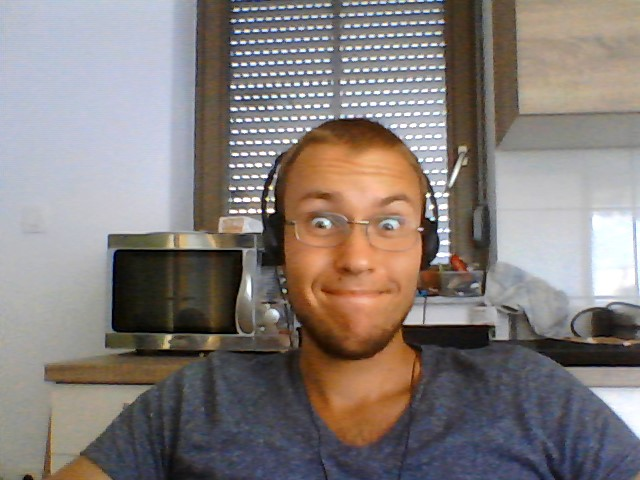
#> input picture Image_processing/images/face.jpg, 640 x 480 px
$ jupyter execute --allow-errors Image_processing_notes.ipynb   (older library calls are emulated)
#> lines starting #> are read from the running program, lines starting #| are printed output that depends on the picture; after the words box and inside, x2 and y2 are one past the last pixel; in counts of white or black regions, pixels touching at a corner belong together
### Intro

[cell 1]
import numpy as np
import matplotlib.pyplot as plt
import cv2

img = cv2.imread('images/face.jpg',cv2.IMREAD_GRAYSCALE)
#> img: shape (480, 640); min 0, max 255, mean 127.4
                            #.IMREAD_COLOR, UNCHANGED
cv2.imshow('image',img)
cv2.waitKey(0)
cv2.destroyAllWindows()


plt.imshow(img, cmap = 'gray', interpolation = 'bicubic')
#plt.xticks([]), plt.yticks([])  # to hide tick values on X and Y axis
plt.plot([200,300,400],[100,200,300],'c', linewidth=5)
plt.show()
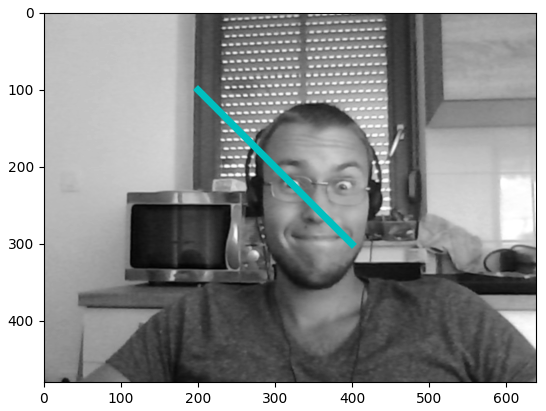
#> figure drawn by matplotlib, 1 panel

### Video capture

[cell 2]
cap = cv2.VideoCapture(0)

#saving the video
fourcc = cv2.VideoWriter_fourcc(*'XVID') #kodex for saving
out = cv2.VideoWriter('output.avi',fourcc, 20.0, (640,480))

#> (the rest of this cell did not finish here and is left out)

### Drawing

[cell 3]
img = cv2.imread('images/face.jpg',cv2.IMREAD_COLOR)
#> img is the input picture: shape (480, 640, 3); mean B, G, R 122.2, 125.3, 133.5

cv2.line(img,(0,0),(150,150),(255,255,255),15)
#       where, start, stop, color, width
cv2.rectangle(img,(15,25),(200,150),(0,0,255),10)
# circle

pts = np.array([[100,50],[200,300],[700,200],[500,100]], np.int32)
pts = pts.reshape((-1,1,2)) #shape of array
cv2.polylines(img, [pts], True, (0,255,255), 3)

# tekst
font = cv2.FONT_HERSHEY_SIMPLEX
cv2.putText(img,'OpenCV Tuts!',(10,500), font, 6, (200,255,155), 13, cv2.LINE_AA)
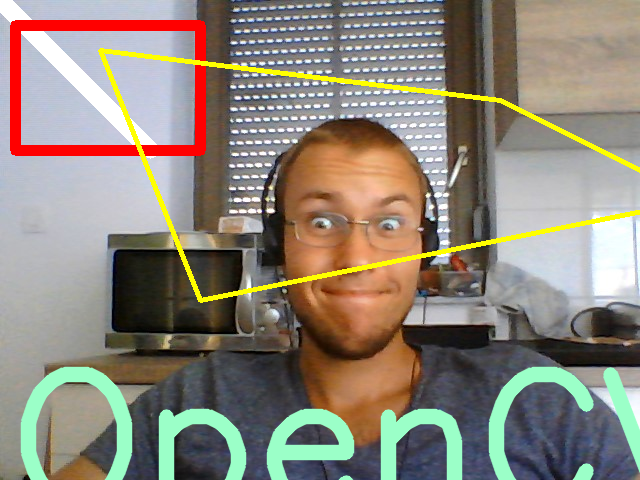
#> img: shape (480, 640, 3); mean B, G, R 121.9, 134.1, 141.9

cv2.imshow('image',img)
cv2.waitKey(0)
cv2.destroyAllWindows()

### Basic image operations

[cell 4]
img = cv2.imread('images/face.jpg',cv2.IMREAD_COLOR)

Reference a pixel and change the colour:

[cell 5]
px = img[55,55]
#> px = [217, 196, 188]

#change the value of BGR
img[55,55] = [255,255,255]
#> img: shape (480, 640, 3); under 0.01% of pixels changed, all inside (x1, y1, x2, y2) = (55, 55, 56, 56)
px = img[55,55]
#> px = [255, 255, 255]
print(px) #prints the color of a pixel
#| [255 255 255]

[cell 6]
# region of image
roi = img[100:1050,100:1000]
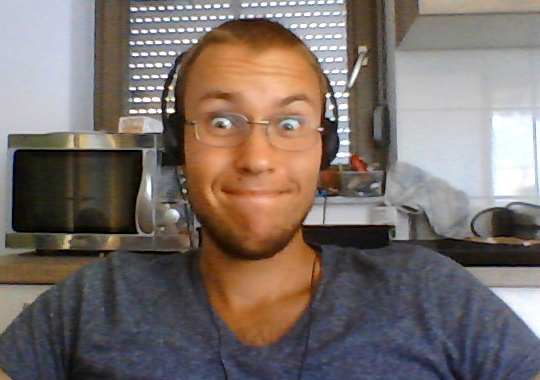
#> roi: shape (380, 540, 3); mean B, G, R 105.8, 110.8, 122.1
img[100:1005,100:1000] = [255,255,255]

[cell 7]
# copy and paste a region
watch_face = img[37:111,107:194]
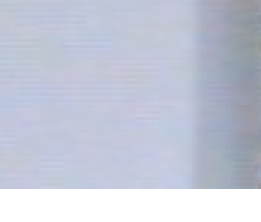
#> watch_face: shape (74, 87, 3) (shown 3 times larger); mean B, G, R 215.7, 200.2, 195.3
img[0:74,0:87] = watch_face
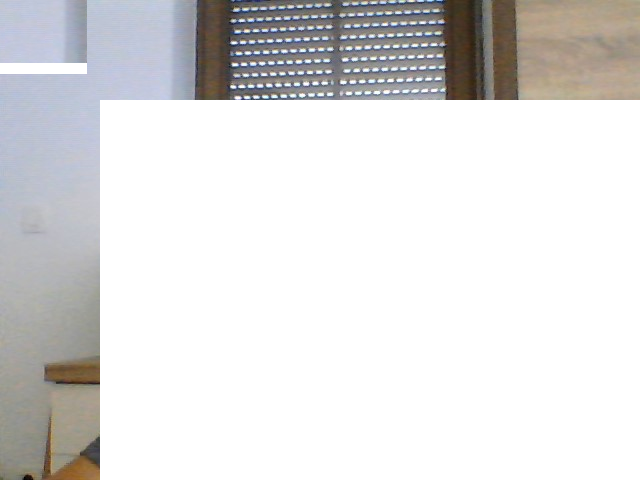
#> img: shape (480, 640, 3); mean B, G, R 222, 221.8, 222.5

[cell 8]
cv2.imshow('image',img)
cv2.waitKey(0)
cv2.destroyAllWindows()

[cell 9]
print(img.shape)
#| (480, 640, 3)
print(img.size)
#| 921600
print(img.dtype)
#| uint8

### Image arithemtics and logic

[cell 10]
# 500 x 250 enaki!
img1 = cv2.imread('images/3D-Matplotlib.png')
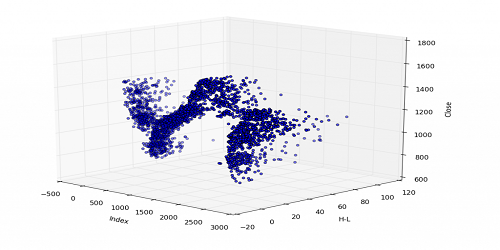
#> input picture Image_processing/images/3D-Matplotlib.png, 500 x 250 px
#> img1 is the input picture: shape (250, 500, 3); mean B, G, R 240.9, 235.7, 235.7
img2 = cv2.imread('images/mainsvmimage.png')
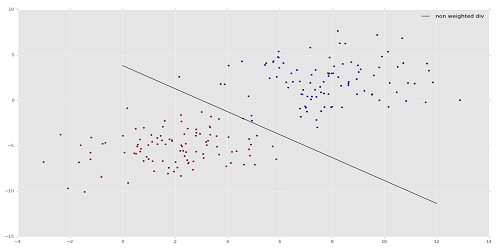
#> input picture Image_processing/images/mainsvmimage.png, 500 x 250 px
#> img2 is the input picture: shape (250, 500, 3); mean B, G, R 231.8, 231.6, 231.8

#add = img1 + img2
add = cv2.add(img1,img2) #adds pixel values
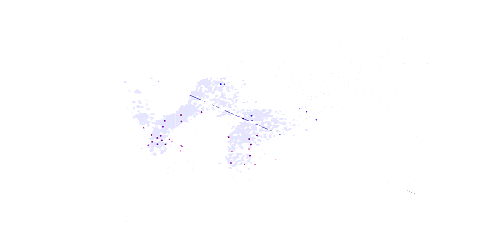
#> add: shape (250, 500, 3); mean B, G, R 254.9, 254.2, 254.2

cv2.imshow('add',add)
cv2.waitKey(0)
cv2.destroyAllWindows()

weighted = cv2.addWeighted(img1, 0.6, img2, 0.4, 0)
                          #(first, value, second, value, gama)
cv2.imshow('weighted',weighted)
cv2.waitKey(0)
cv2.destroyAllWindows()

# Add image without background
img1 = cv2.imread('images/3D-Matplotlib.png')
img2 = cv2.imread('images/mainlogo.png')

# I want to put logo on top-left corner, So I create a ROI
#> (the rest of this cell did not finish here and is left out)

### Thresholding

[cell 11]
#load image, convert to grayscale
img = cv2.imread('images/bookpage.jpg')
#> (the rest of this cell did not finish here and is left out)

### Color filtering

[cell 12]
cap = cv2.VideoCapture(0)

#> (the rest of this cell did not finish here and is left out)

### Blurring
Get rid of the noise

#> (a cell that did not finish here is left out)

### Morphological transformations
Erosion is where we will "erode" the edges. The way these work is we work with a slider (kernel). We give the slider a size, let's say 5 x 5 pixels. What happens is we slide this slider around, and if all of the pixels are white, then we get white, otherwise black. This may help eliminate some white noise. The other version of this is Dilation, which basically does the opposite: Slides around, if the entire area isn't black, then it is converted to white.

The next pair is "opening" and "closing." The goal with opening is to remove "false positives" so to speak. Sometimes, in the background, you get some pixels here and there of "noise." The idea of "closing" is to remove false negatives. Basically this is where you have your detected shape, like our hat, and yet you still have some black pixels within the object. Closing will attempt to clear that up.

#> (a cell that did not finish here is left out)

### Gradients and edge detection
Image gradients can be used to measure directional intensity.

#> (a cell that did not finish here is left out)

### Template matching
The idea here is to find identical regions of an image that match a template we provide, giving a certain threshold. For exact object matches, with exact lighting/scale/angle, this can work great. An example where these conditions are usually met is just about any GUI on the computer. The buttons and such are always the same, so you can use template matching. Pair template matching with some mouse controls and you've got yourself a web-based bot!

[cell 16]
import cv2
import numpy as np

img_rgb = cv2.imread('images/ports.jpg')
#> (the rest of this cell did not finish here and is left out)

### Foreground extraction

[cell 17]
import numpy as np
import cv2
from matplotlib import pyplot as plt

img = cv2.imread('images/face.jpg')
mask = np.zeros(img.shape[:2],np.uint8)

bgdModel = np.zeros((1,65),np.float64)
fgdModel = np.zeros((1,65),np.float64)

rect = (200,100,500,400)

cv2.grabCut(img,mask,rect,bgdModel,fgdModel,5,cv2.GC_INIT_WITH_RECT)
mask2 = np.where((mask==2)|(mask==0),0,1).astype('uint8')
img = img*mask2[:,:,np.newaxis]
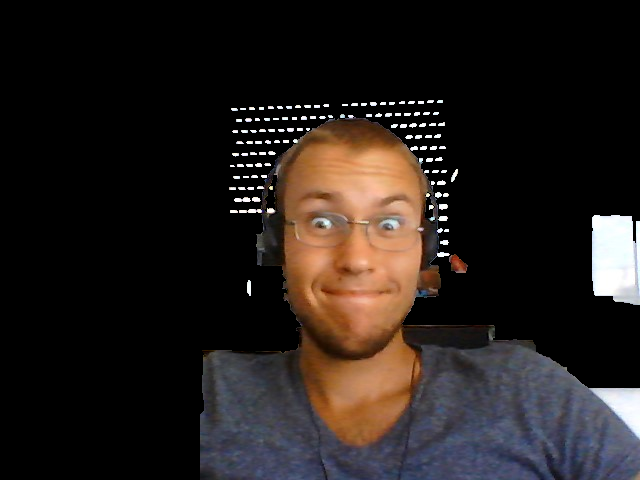
#> img: shape (480, 640, 3); mean B, G, R 27.5, 30.2, 36.9

plt.imshow(img)
plt.colorbar()
plt.show()
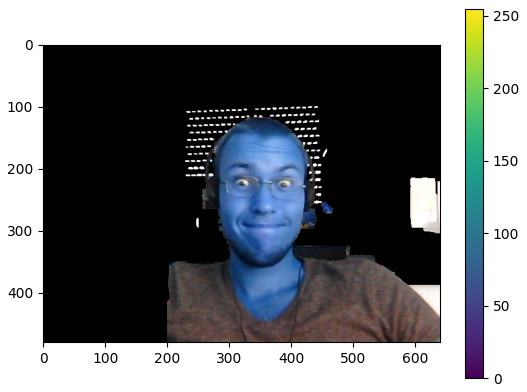
#> figure drawn by matplotlib, 2 panels; B, G, R data is drawn as R, G, B

### Corner detection

[cell 18]
import numpy as np
import cv2

img = cv2.imread('images/corners.jpg')
#> (the rest of this cell did not finish here and is left out)

### Feature matching

[cell 19]
import numpy as np
import cv2
import matplotlib.pyplot as plt

img1 = cv2.imread('pillow.jpg',0)
img2 = cv2.imread('pile.jpg',0)

#detector
orb = cv2.ORB_create()

#find key points and their descriptors
kp1, des1 = orb.detectAndCompute(img1,None)
#> kp1 = (); des1 = None
kp2, des2 = orb.detectAndCompute(img2,None)
#> kp2 = (); des2 = None

#BFMatcher object
bf = cv2.BFMatcher(cv2.NORM_HAMMING, crossCheck=True)

#sorted matches of the descriptors
matches = bf.match(des1,des2)
#> matches = ()
matches = sorted(matches, key = lambda x:x.distance)
#> matches = []

#draw and plot
#> (the rest of this cell did not finish here and is left out)

### Foreground reduction (motion detection)

[cell 20]
import numpy as np
import cv2

cap = cv2.VideoCapture(0)
fgbg = cv2.createBackgroundSubtractorMOG2()

while(1):
    ret, frame = cap.read()

    fgmask = fgbg.apply(frame)

    cv2.imshow('fgmask',frame)
    cv2.imshow('frame',fgmask)


    k = cv2.waitKey(30) & 0xff
#> (key q is pressed here)
